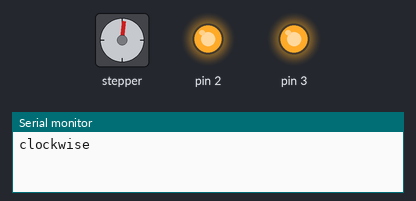
A sketch run on a simulated Arduino Uno, built with avr-gcc and run on an emulated ATmega328P. Parts: stepper motor, output pins drawn as LEDs (lit = HIGH), the last lines printed to the serial monitor. Stepper angles assume 48 steps per turn.

Above: at 0.05 s.
At 0.65 s:
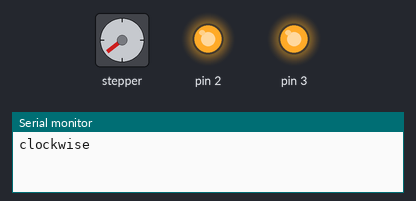
At 1.0 s:
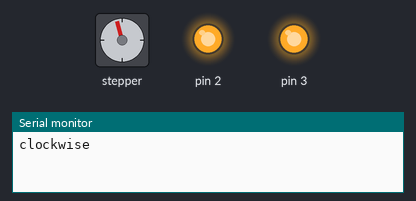
At 2.4 s:
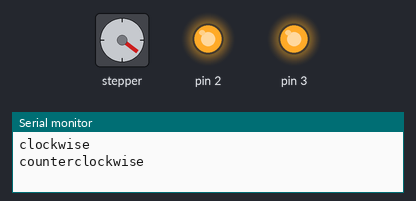
Timing chart, 0 to 6.9 s (numbered marks = the images above):
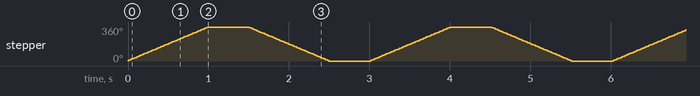

The sketch:

stepper_unipolar_hbridge.ino
```cpp
/*
 Stepper Motor Control - one revolution

 This program drives a unipolar or bipolar stepper motor.
 The motor is attached to digital pins 8 - 11 of the Arduino.

 The motor should revolve one revolution in one direction, then
 one revolution in the other direction.


 Created 11 Mar. 2007
 Modified 30 Nov. 2009
 by Tom Igoe

 */

#include <Stepper.h>

const int stepsPerRevolution = 48;  // change this to fit the number of steps per revolution
                                     // for your motor

// initialize the stepper library on pins 8 through 11:
Stepper myStepper(stepsPerRevolution, 8,9,10,11);

void setup() {
  // set the speed at 60 rpm:
  myStepper.setSpeed(60);
  pinMode(2, OUTPUT);
  pinMode(3, OUTPUT);
  // initialize the serial port:
  Serial.begin(9600);
  digitalWrite(2,HIGH);
    digitalWrite(3,HIGH);
}

void loop() {
  // step one revolution  in one direction:
   Serial.println("clockwise");
  myStepper.step(stepsPerRevolution);
  delay(500);

   // step one revolution in the other direction:
  Serial.println("counterclockwise");
  myStepper.step(-stepsPerRevolution);
  delay(500);
}
```

Measured:
- by itself, stepper: turns 360° clockwise in 0.99 s, then 360° counter-clockwise in 0.99 s, repeating every 3.0 s
